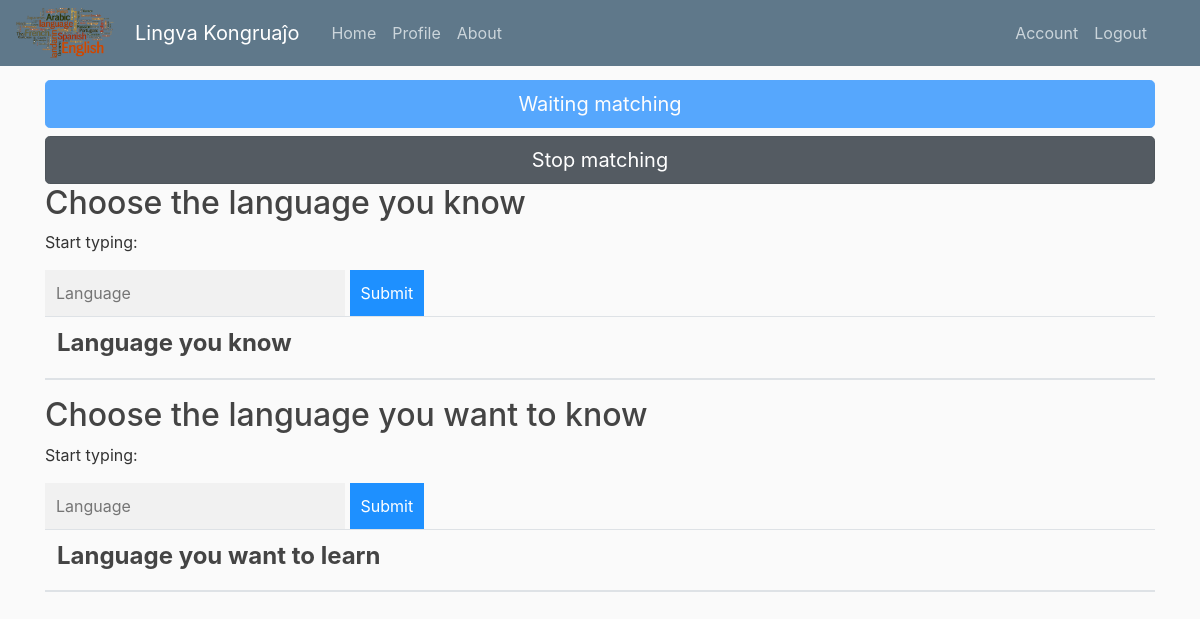
The app's page /profile/3 (signed in), older data.
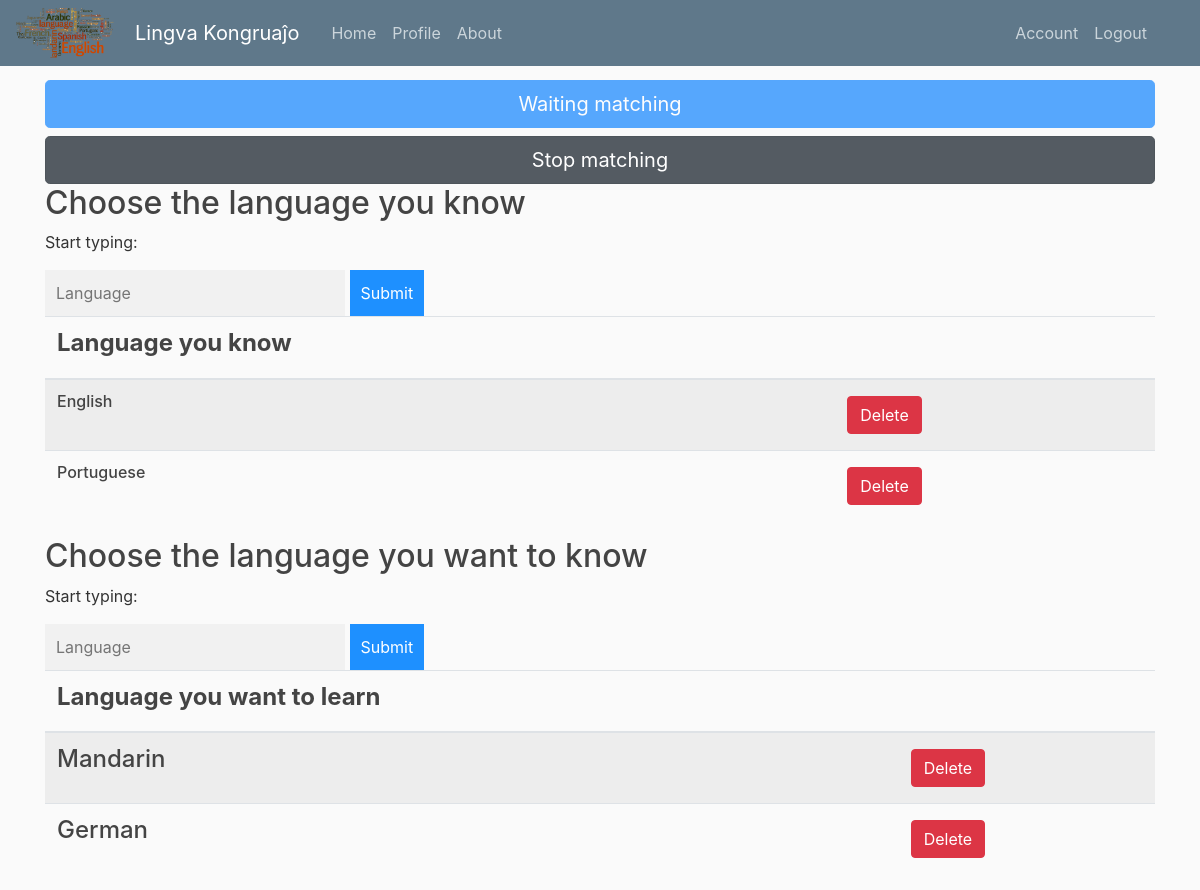
The same page, newer data.
### flaskblog/models.py (models this page shows)
class Know(db.Model):
    id = db.Column(db.Integer, primary_key=True)
    user_id = db.Column(db.Integer, db.ForeignKey('user.id'), nullable=False)
    language = db.Column(db.String(10), nullable=False)

class Learn(db.Model):
    id = db.Column(db.Integer, primary_key=True)
    user_id = db.Column(db.Integer, db.ForeignKey('user.id'), nullable=False)
    language = db.Column(db.String(10), nullable=False)

### flaskblog/routes.py (the view, shortened to what this page needs)
@app.route("/profile/<user_id>", methods=['GET', 'POST'])
@login_required
def profile(user_id):
    languages = Know.query.filter_by(user_id=user_id).all()
    languages_learn = Learn.query.filter_by(user_id=user_id).all()
    user = User.query
    return render_template('profile.html', title='Profile', languages=languages, languages_learn=languages_learn, user=user, user_id=user_id)

### flaskblog/models.py (called while the page is built)
@login_manager.user_loader
def load_user(user_id):
    return User.query.get(int(user_id))

### flaskblog/templates/profile.html (shortened to what this page needs)
{% extends "layout.html" %}
{% block content %}
{% if user.get_or_404(user_id).match == "0" %}
<a href="{{ url_for('start_match', user_id=user_id) }}" class="btn btn-primary btn-lg btn-block active" role="button" aria-pressed="true">Start Matching</a>
{% else %}
<a href="{{url_for('start_match', user_id=user_id)}}" class="btn btn-primary btn-lg btn-block disabled" role="button" aria-pressed="true">Waiting matching</a>
<a href="{{url_for('stop_match', user_id=user_id)}}" class="btn btn-secondary btn-lg btn-block active" role="button" aria-pressed="true">Stop matching</a>
{% endif %}
<h2>Choose the language you know</h2>
<p>Start typing:</p>
<form autocomplete="off" method="POST" action="">
  <div class="autocomplete" style="width:300px;">
    <input id="myInput" type="text" name="language" placeholder="Language">
  </div>
  <input type="submit">
</form>
<table class="table table-striped"  style="width:100%">
	<thead>
  		<tr>
  			<th><h4><b>Language you know</b></h4></th>
  			<th><h6><b></b></h6></th>
  		</tr>
	</thead>
	<tbody>
	{% for language in languages%}
	<tr>
		<td><h6>{{ language.language }}</h6></td>
		<td>
			<button type="button" class="btn btn-danger btn-md m-1" data-toggle="modal" data-target="#deleteModalknow{{ language.id }}">Delete</button>
		</td>
	</tr>
	{% endfor %}
	</tbody>
</table>
<h2>Choose the language you want to know</h2>
<p>Start typing:</p>
<form autocomplete="off" method="POST" action="">
  <div class="autocomplete" style="width:300px;">
    <input id="myInput_learn" type="text" name="language_learn" placeholder="Language">
  </div>
  <input type="submit">
</form>
<table class="table table-striped"  style="width:100%">
		<thead>
    		<tr>
    			<th><h4><b>Language you want to learn</b></h4></th>
    			<th><h4><b></b></h4></th>
    		</tr>
		</thead>
		<tbody>
		{% for language in languages_learn%}
		<tr>
			<td><h4>{{ language.language }}</h4></td>
			<td>
				<button type="button" class="btn btn-danger btn-md m-1" data-toggle="modal" data-target="#deleteModallearn{{ language.id }}">Delete</button>
			</td>
		</tr>
		{% endfor %}
		</tbody>
	</table>
<link rel="stylesheet" type="text/css" href="{{ url_for('static', filename='searchableTextField.css') }}">
{% endblock content %}

Row changes from the older to the newer data that the page shows:
added Know: language "English"
added Know: language "Portuguese"
added Learn: language "Mandarin"
added Learn: language "German"
